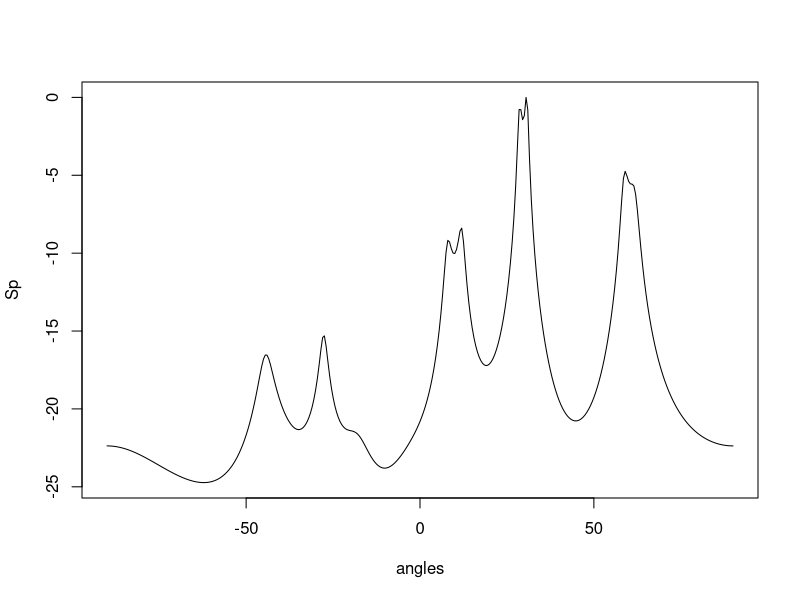

Here is the R script that generated this plot:
rm(list = ls())
derad = pi/180
radeg = 180/pi
twpi = 2*pi
# set paras 
kelm = 8 # No. sensors
dd = .5 # distance
d = 0 : dd : (kelm - 1) * dd # array of sensors
iwave = 3 # No. source
theta = c(10, 30, 60)
n = 500
A = exp(-(0+1i) * twpi * d %o% sin(theta * derad))
S = matrix(rnorm(iwave * n), iwave, n) # source signals, iid
X = A %*% S
## add white gaussian noise (MATLAB awgn function)
awgn = function(x, snr, cplx = TRUE){
  l = length(x)
  sigPower = sum(abs(x)^2) / l
  noisePower = sqrt(sigPower / snr)
  if(cplx){
    noise = rnorm(l) * noisePower + rnorm(l) * noisePower * 1i
  } else {
    noise = rnorm(l) * noisePower
  }
  return(x + noise)
}
X1 = apply(X, 1, awgn, snr = 10) # received signals

# solver
Rxx = t(X1) %*% X1 / n # corr mat
InvS = solve(Rxx)
R_eigen = eigen(Rxx)
Eva = R_eigen$values
argsort_eigen = rank(Eva)[kelm:1]
Ev= R_eigen$vectors[,argsort_eigen]
angles = numeric(361)
Sp = complex(361)

for(j in 1:361){
  angles[j] = (j - 181)/2
  phim = derad * angles[j]
  a = exp(-1i* twpi * d * sin(phim))
  L = iwave
  En = Ev[, (L+1):kelm]
  Sp[j] = 1 /(t(a) %*% En %*% t(En) %*% a)
}

Sp = abs(Sp)
Spmax = max(Sp)
Sp = 10 * log10(Sp/Spmax)
plot(Sp~angles, type = "l")
